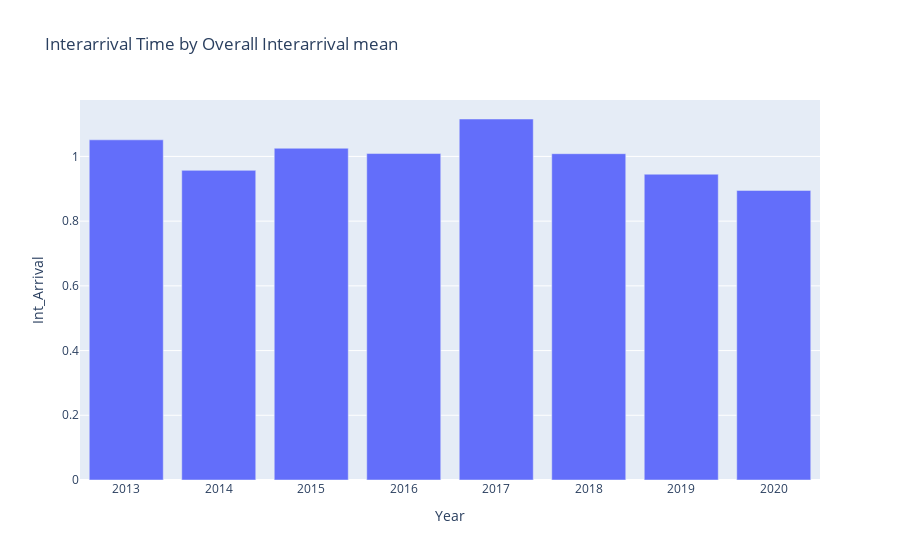

The cell this chart's notebook holds for it:
### Code cell
import plotly.express as px
fig = px.bar(annual_plot_df, x='Year', y='Int_Arrival', title='Interarrival Time by Overall Interarrival mean')
fig.show()

### Figure 1 — Plotly figure (JSON) as saved in the notebook; plotly's stock layout.template omitted (floating-point values rounded to 4 significant figures)
{"data": [{"alignmentgroup": "True", "hovertemplate": "Year=%{x}<br>Int_Arrival=%{y}<extra></extra>", "legendgroup": "", "marker": {"color": "#636efa"}, "name": "", "offsetgroup": "", "orientation": "v", "showlegend": false, "textposition": "auto", "type": "bar", "x": [2013, 2014, 2015, 2016, 2017, 2018, 2019, 2020], "xaxis": "x", "y": [1.051, 0.9569, 1.025, 1.009, 1.116, 1.008, 0.945, 0.8949], "yaxis": "y"}], "layout": {"autosize": true, "barmode": "relative", "legend": {"tracegroupgap": 0}, "title": {"text": "Interarrival Time by Overall Interarrival mean"}, "xaxis": {"anchor": "y", "autorange": true, "domain": [0, 1], "range": [2012.0, 2020.0], "title": {"text": "Year"}, "type": "linear"}, "yaxis": {"anchor": "x", "autorange": true, "domain": [0, 1], "range": [0, 1.174], "title": {"text": "Int_Arrival"}, "type": "linear"}}}
